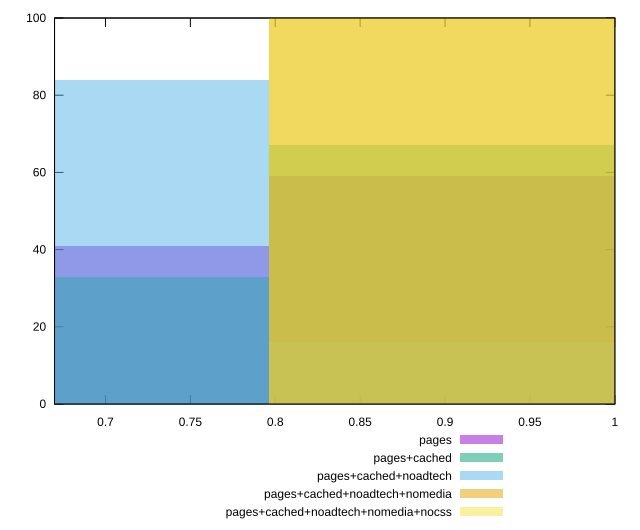

Write gnuplot code to recreate this figure.
reset

$pages <<EOF
0.9098785171673873 59
0.6824088878755405 41
EOF

$pagesCached <<EOF
0.6824088878755405 33
0.9098785171673873 67
EOF

$pagesCachedNoadtech <<EOF
0.9098785171673873 16
0.6824088878755405 84
EOF

$pagesCachedNoadtechNomedia <<EOF
0.9098785171673873 100
EOF

$pagesCachedNoadtechNomediaNocss <<EOF
0.9098785171673873 100
EOF

set key outside below
set boxwidth 0.22746962929184683
set xrange [0.67:1]
set yrange [0:100]
set trange [0:100]
set style fill transparent solid 0.5 noborder
set terminal svg size 640, 530 enhanced background rgb 'white'
set output "report_00017_2021-02-10T15-08-03.406Z/offscreen-images/comparison/histogram/all_score.svg"

plot $pages title "pages" with boxes, \
     $pagesCached title "pages+cached" with boxes, \
     $pagesCachedNoadtech title "pages+cached+noadtech" with boxes, \
     $pagesCachedNoadtechNomedia title "pages+cached+noadtech+nomedia" with boxes, \
     $pagesCachedNoadtechNomediaNocss title "pages+cached+noadtech+nomedia+nocss" with boxes

reset
